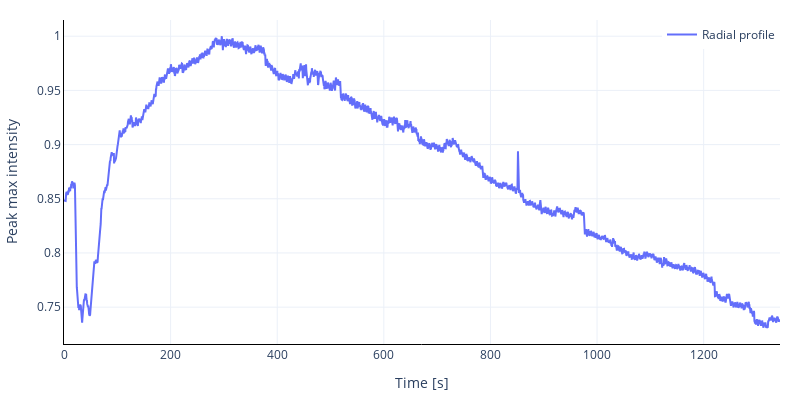

Notebook cell for this chart:
### Code cell
analyzer.plot_radial_profile_time_series(
    data=analyzer.get_radial_profile(),
    figsize=(8, 4),
)

### Figure 1 — Plotly figure (JSON) as saved in the notebook; plotly's stock layout.template omitted (floating-point values rounded to 4 significant figures; data arrays with more than 128 entries replaced by an {"elided": "..."} marker saying what was removed)
{"data": [{"customdata": {"elided": "2687 int values"}, "hoverlabel": {"namelength": 0}, "hovertemplate": "Frame: %{customdata}<br>Time: %{x:.1f}s<br>Radial profile: %{y:.2f}", "mode": "lines", "name": "Radial profile", "type": "scatter", "x": {"elided": "2687 float values"}, "y": {"elided": "2687 float values"}}], "layout": {"height": 400, "legend": {"x": 1, "xanchor": "right", "yanchor": "top"}, "margin": {"b": 20, "l": 20, "r": 20, "t": 20}, "plot_bgcolor": "rgba(0,0,0,0)", "showlegend": true, "width": 800, "xaxis": {"linecolor": "black", "showgrid": true, "showline": true, "title": {"text": "Time [s]"}}, "yaxis": {"linecolor": "black", "showgrid": true, "showline": true, "title": {"text": "Peak max intensity"}}}}
